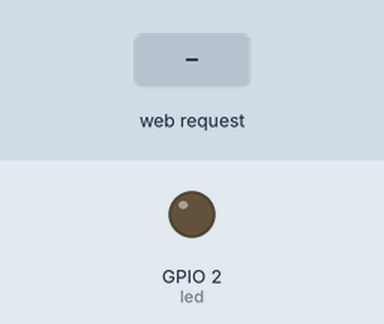
Recording of a sketch running on a simulated ESP32. Shown: output pins drawn as LEDs (lit = HIGH). The test bench sets the inputs (shaded band). What the sketch prints to the serial monitor is not drawn.

Above: at 1.2 s.
1.3 s: HTTP request GET /on received
At 2.1 s:
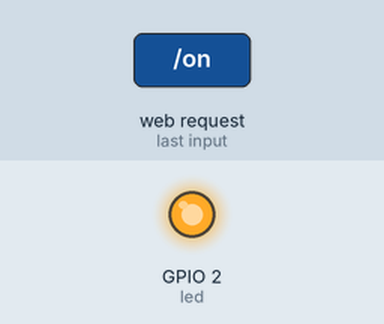
2.8 s: HTTP request GET /off received
At 3.2 s:
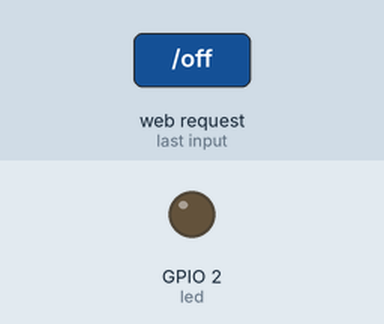
Timing chart, 0 to 5.8 s (numbered marks = the images above; inputs shaded):
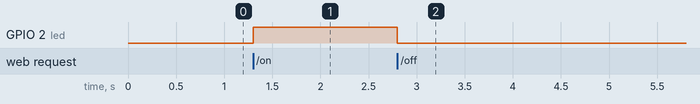

Measured:
- after the input at 1.3 s, GPIO 2 (led): LOW → HIGH at once
- after the input at 2.8 s, GPIO 2 (led): HIGH → LOW at once

The sketch:

esp_web.ino
```cpp
#include <WiFi.h>
#include <WebServer.h>

WebServer server(80);
const int led = 2;
bool kondisi = false;

void handleRoot() {
  String html = "<h1>Kontrol LED ESP32 (Access Point)</h1>";
  html += "<p>LED saat ini: ";
  html += (kondisi ? "ON" : "OFF");
  html += "</p>";
  html += "<a href=\"/on\"><button>NYALAKAN</button></a>";
  html += "<a href=\"/off\"><button>MATIKAN</button></a>";
  server.send(200, "text/html", html);
}

void handleOn() {
  digitalWrite(led, HIGH);
  kondisi = true;
  handleRoot();
}

void handleOff() {
  digitalWrite(led, LOW);
  kondisi = false;
  handleRoot();
}

void setup() {
  Serial.begin(115200);
  pinMode(led, OUTPUT);
  digitalWrite(led, LOW);

  // ESP berfungsi sebagai pemancar
  const char* ssid = "COBA_ESP32";
  const char* password = "12345678";
  WiFi.softAP(ssid, password);

  Serial.println("Access Point aktif!");
  Serial.print("SSID: ");
  Serial.println(ssid);
  Serial.print("IP Address: ");
  Serial.println(WiFi.softAPIP());

  // Menjalankan Websitenya
  server.on("/", handleRoot);
  server.on("/on", handleOn);
  server.on("/off", handleOff);
  server.begin();
  Serial.println("Web Server Aktif!");
}

void loop() {
  server.handleClient();
}
```
